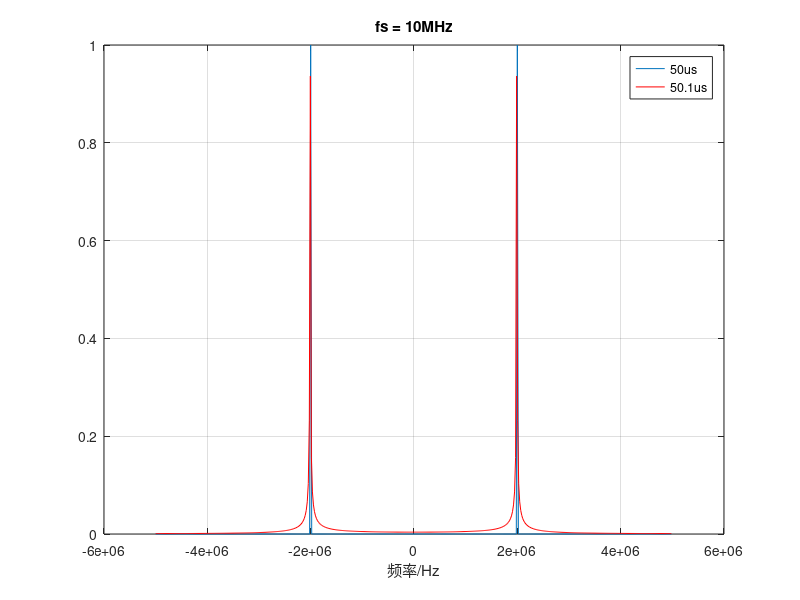
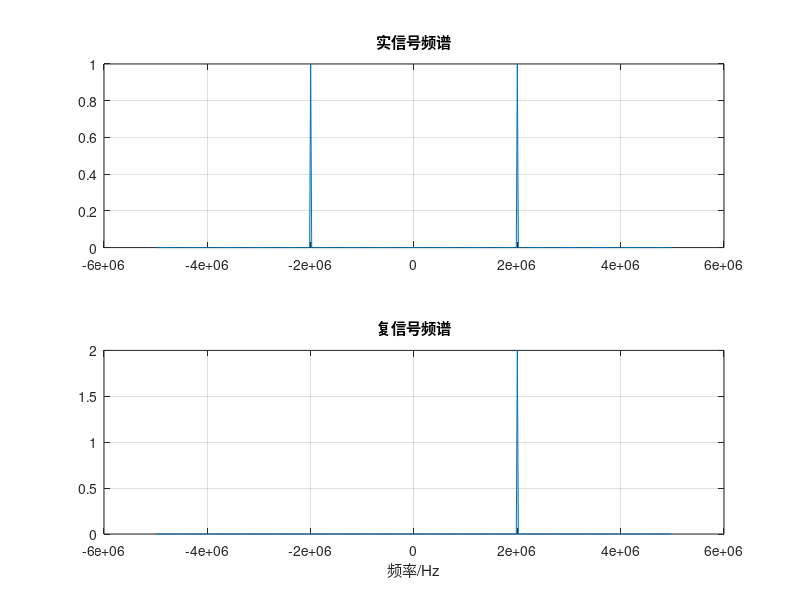
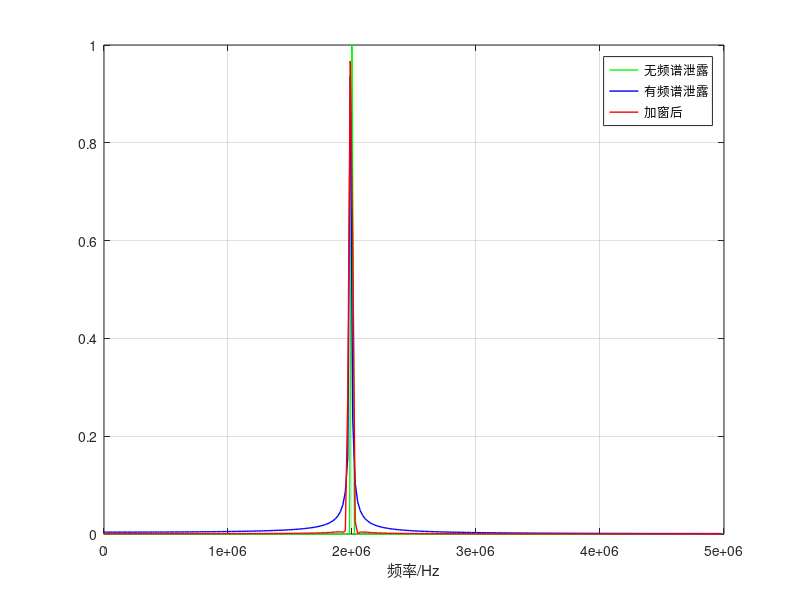

Write MATLAB code to recreate these figures, in order.
clc,clear,close all
a = 1; 
f0 = 2e6;
phi = pi/2;
fs = 10e6;
Ts = 1/fs;          % 采样周期
ts(1) = 50e-6;      % 采样时间1
ts(2) = 50.1e-6;    % 采样时间2
n = fs*ts;          % 采样点数

% 采样
for i=1:n(1)
    s1(i) = a*cos(2*pi*f0*i*Ts+phi);
end
for i=1:n(2)
    s2(i) = a*cos(2*pi*f0*i*Ts+phi);
end

%% 第一问
% fft变换
s1_fft = fft(s1)*2/n(1);
s1_f = fftshift(s1_fft);

s2_fft = fft(s2)*2/n(2);
s2_f = fftshift(s2_fft);

f1 = (-n(1)/2:n(1)/2-1)*(fs/n(1));
f2 = (-n(2)/2:n(2)/2-1)*(fs/n(2));      % 频率轴刻度

figure;
plot(f1,abs(s1_f));
hold on;
plot(f2,abs(s2_f),'r');
title(['fs = ' num2str(fs*1e-6) 'MHz']);
xlabel('频率/Hz');
legend('50us','50.1us');
grid on;

%% 第二问
% 希尔伯特变换
for i=1:n(1)
    s1i(i) = a*sin(2*pi*f0*i*Ts+phi);
end

y = s1+1i*s1i;      %复信号

% fft变换
y_fft = fft(y)*2/n(1);
y_f = fftshift(y_fft);

figure;
subplot(2,1,1);
plot(f1,abs(s1_f));
title('实信号频谱');
grid on;
hold on;
subplot(2,1,2);
plot(f1,abs(y_f));
title('复信号频谱');
xlabel('频率/Hz');
grid on;

%% 第三问
win = hamming(n(2));
win_s2 = s2.*win';
win_s2_fft = fft(win_s2)*2/n(2);
win_s2_f = fftshift(win_s2_fft);

figure;
plot(f1,abs(s1_f),'g','LineWidth',1);
hold on;
plot(f2,abs(s2_f),'blue','LineWidth',1);
hold on;
plot(f2,1.852*abs(win_s2_f),'red','LineWidth',1);
xlim([0 5e6])
ylim([0 1])
xlabel('频率/Hz');
legend('无频谱泄露','有频谱泄露','加窗后')
grid on;